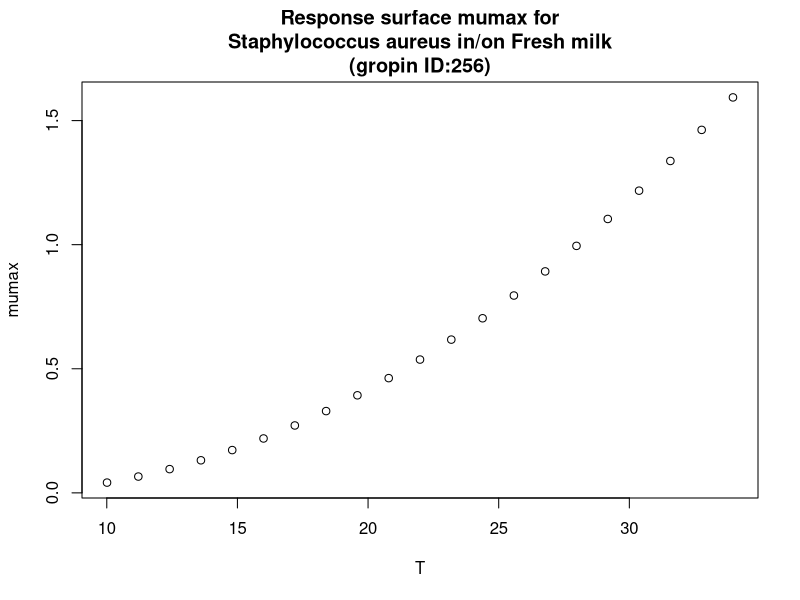

The R script that drew this image:
#############################
# start of Parameter script
#############################
T <- seq(10.01,33.966033966034,length.out=21)
#############################
# end of Parameter script
#############################
############################# 
# start of Model script Gropin ID 256 
#############################
 
# constant coefficients for this model
a <- 0.0442
Tmin <- 5.407
 
variables <- data.frame(T)
argumentsPar <- expand.grid(variables)
 
# heart of the model
response_surface <- function(T) {
   mumax <-(a*(T-Tmin))^2

return(mumax=mumax)
} 

# output parameters
responseSurface <- cbind(argumentsPar,response_surface(argumentsPar['T']))
colnames(responseSurface) <- c(colnames(argumentsPar),'mumax')
#############################
# End of Model script
#############################
############################# 
# start of Visualisation script Gropin ID 256 
#############################
plot(T,responseSurface$'mumax',xlab='T',
                          ylab='mumax',main='Response surface mumax for
Staphylococcus aureus in/on Fresh milk
(gropin ID:256)')
#############################
# End of Visualisation script
#############################
